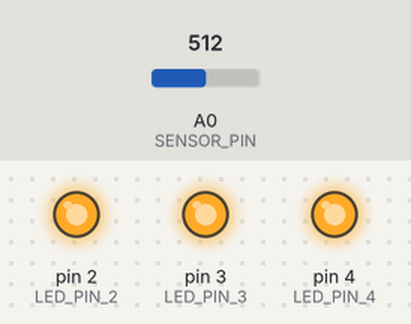
Bench run of a sketch on a simulated Arduino Uno, built with avr-gcc and run on an emulated ATmega328P. Shown: output pins drawn as LEDs (lit = HIGH). The test bench sets the inputs (shaded band); at power-on: A0 (SENSOR_PIN) = 512.

Above: at 1.2 s.
1.3 s: A0 (SENSOR_PIN) set to 172
2.8 s: A0 (SENSOR_PIN) set to 163
At 3.1 s:
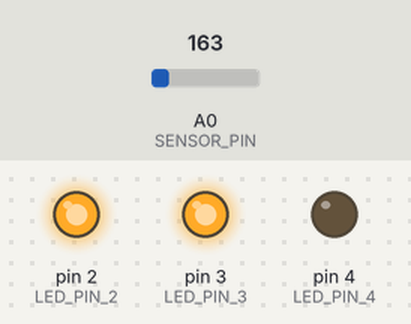
4.3 s: A0 (SENSOR_PIN) set to 122
At 5.4 s:
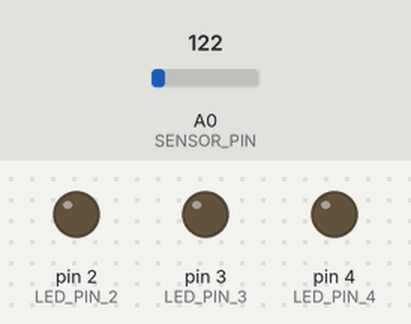
5.8 s: A0 (SENSOR_PIN) set to 306
At 6.6 s:
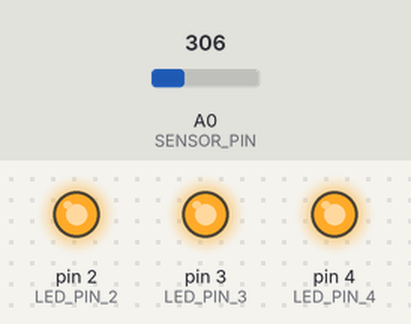
7.3 s: A0 (SENSOR_PIN) set to 0
At 7.7 s:
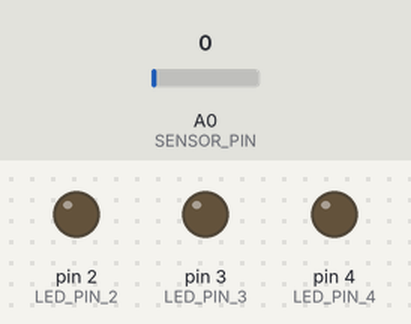
Timing chart, 0 to 9.8 s (numbered marks = the images above; inputs shaded):
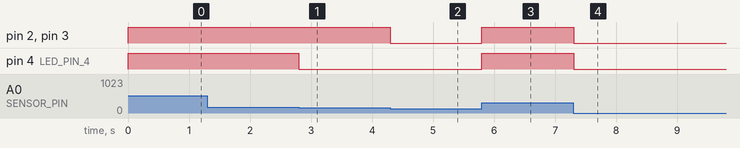

Measured:
- the behaviour switches between 164 and 163 on A0 (SENSOR_PIN) (found by bisection; images 0 and 1)
- after the input at 1.3 s, every drawn part: stays the same
- after the input at 2.8 s, pin 4 (LED_PIN_4): HIGH → LOW at once
- after the input at 4.3 s, pin 2 (LED_PIN_2), pin 3 (LED_PIN_3): HIGH → LOW at once
- after the input at 5.8 s, pin 2 (LED_PIN_2), pin 3 (LED_PIN_3), pin 4 (LED_PIN_4): LOW → HIGH at once
- after the input at 7.3 s, pin 2 (LED_PIN_2), pin 3 (LED_PIN_3), pin 4 (LED_PIN_4): HIGH → LOW at once

The sketch:

love_o_meter.ino
```cpp
const int LED_PIN_2 = 2;
const int LED_PIN_3 = 3;
const int LED_PIN_4 = 4;

const int SENSOR_PIN = A0;

const float BASELINE_TEMPERATURE = 24.0;


boolean loggingEnabled = false;


void setup() {
  initialiseLedPins();
}

void loop() {
  float temperature = calculateTemperature();
  indicateLevel(temperature);
  delay(1);
}

void initialiseLedPins() {
  for(int pinNumber = LED_PIN_2; pinNumber <= LED_PIN_4; pinNumber++) {
    pinMode(pinNumber, OUTPUT);
    switchOff(pinNumber);
  }
}

void enableLogging() {
  loggingEnabled = true;
  Serial.begin(9600);
}

float calculateTemperature() {
  float voltage = calculateVoltage();
  float temperature = (voltage - 0.5) * 100;

  if (loggingEnabled) {
    log(temperature);
  }

  return temperature;
}

void indicateLevel(float temperature) {
  if(isBelowFirstThreshold(temperature)) {
    clearAllLevels();
  }
  else if(isWithinFirstThreshold(temperature)) {
    indicateFirstLevel();
  }
  else if(isWithinSecondThreshold(temperature)) {
    indicateSecondLevel();
  }
  else if(isAboveSecondThreshold(temperature)) {
    indicateMaximumLevel();
  }
}

float calculateVoltage() {
  int sensorValue = analogRead(SENSOR_PIN);

  return (sensorValue / 1024.0) * 5.0;
}

void log(float temperature) {
  Serial.print("Degrees C: ");
  Serial.println(temperature);
}

boolean isBelowFirstThreshold(float temperature) {
  float lowerLimit = BASELINE_TEMPERATURE;

  return temperature < lowerLimit;
}

boolean isWithinFirstThreshold(float temperature) {
  float lowerLimit = BASELINE_TEMPERATURE + 2;
  float upperLimit = BASELINE_TEMPERATURE + 4;

  return isTemperatureWithinLimits(temperature, lowerLimit, upperLimit);
}

boolean isWithinSecondThreshold(float temperature) {
  float lowerLimit = BASELINE_TEMPERATURE + 4;
  float upperLimit = BASELINE_TEMPERATURE + 6;

  return isTemperatureWithinLimits(temperature, lowerLimit, upperLimit);
}

boolean isAboveSecondThreshold(float temperature) {
  float upperLimit = BASELINE_TEMPERATURE + 6;

  return temperature > upperLimit;
}

void clearAllLevels() {
  switchOff(LED_PIN_2);
  switchOff(LED_PIN_3);
  switchOff(LED_PIN_4);
}

void indicateFirstLevel() {
  switchOn(LED_PIN_2);
  switchOff(LED_PIN_3);
  switchOff(LED_PIN_4);
}

void indicateSecondLevel() {
  switchOn(LED_PIN_2);
  switchOn(LED_PIN_3);
  switchOff(LED_PIN_4);
}

void indicateMaximumLevel() {
  switchOn(LED_PIN_2);
  switchOn(LED_PIN_3);
  switchOn(LED_PIN_4);
}

boolean isTemperatureWithinLimits(float temperature, float lowerLimit, float upperLimit) {
  return temperature >= lowerLimit && temperature < upperLimit;
}

void switchOn(int pinNumber) {
  digitalWrite(pinNumber, HIGH);
}

void switchOff(int pinNumber) {
  digitalWrite(pinNumber, LOW);
}
```
